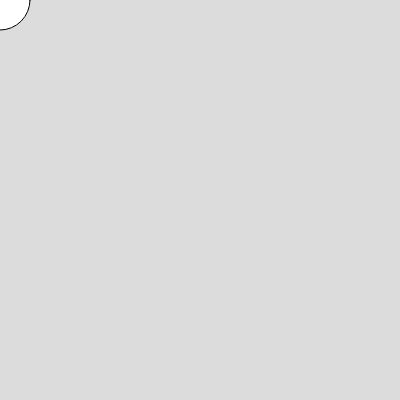
Frame 1 (no input)
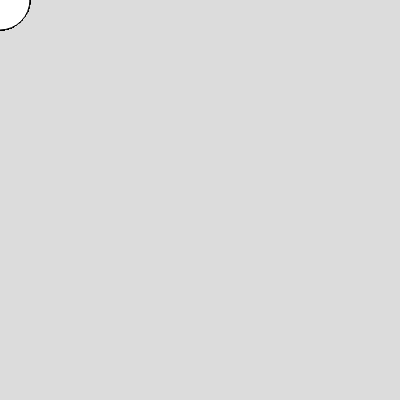
Frame 60 (no input)
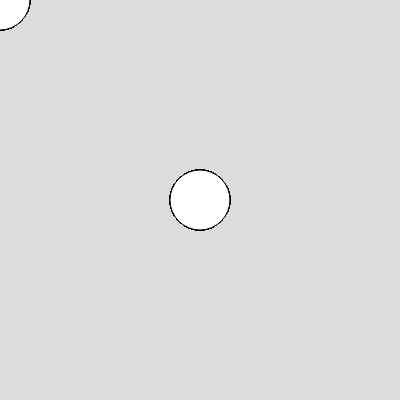
Frame 120 (the mouse pressed at the canvas centre since frame 60)

The p5.js sketch that drew these frames (run headless with seeded random() and noise() and a simulated clock; from frame 60 on, the mouse is pressed at the canvas centre):

// p5.js sketch
// ── sketch.js
function setup() {
  createCanvas(400, 400);
  background(220);
}

function draw() {
  circle(mouseX, mouseY, 60);
}
// ── style.css
html, body {
  margin: 5vh, 10vw;
  padding: 0;
}
canvas {
  display: block;
}
